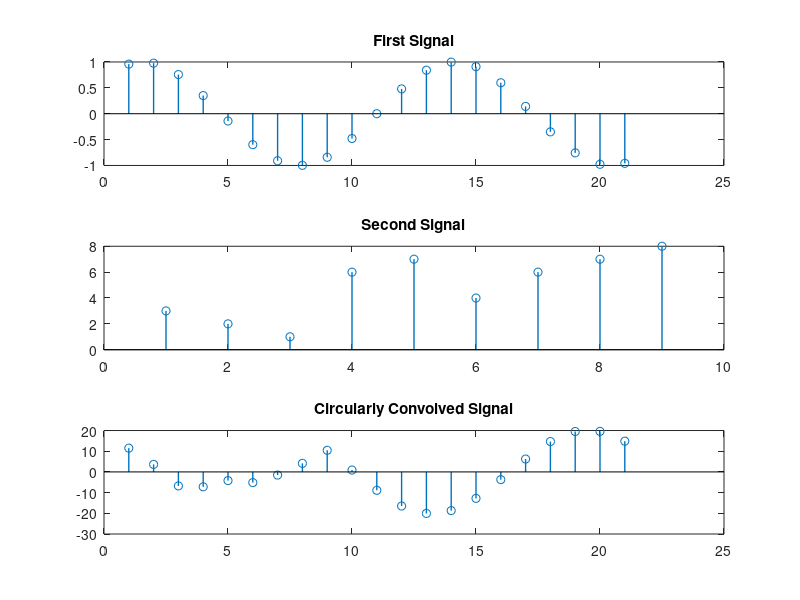

Here is the MATLAB script that generated this plot:
% cconv w/o 'n' computes linear convolution
% cconv computes properly when provided with some 'n' value

t=-5:0.5:5;
x=sin(t)
h=[3,2,1,6,7,4,6,7,8]

subplot(3,1,1)
stem(x,'Linewidth',1)
title('First Signal','fontweight','bold')
subplot(3,1,2)
stem(h,'Linewidth',1)
title('Second Signal','fontweight','bold')

y=cconv(x,h,length(t));
subplot(3,1,3)
stem(y,'Linewidth',1)
title('Circularly Convolved Signal','fontweight','bold')
